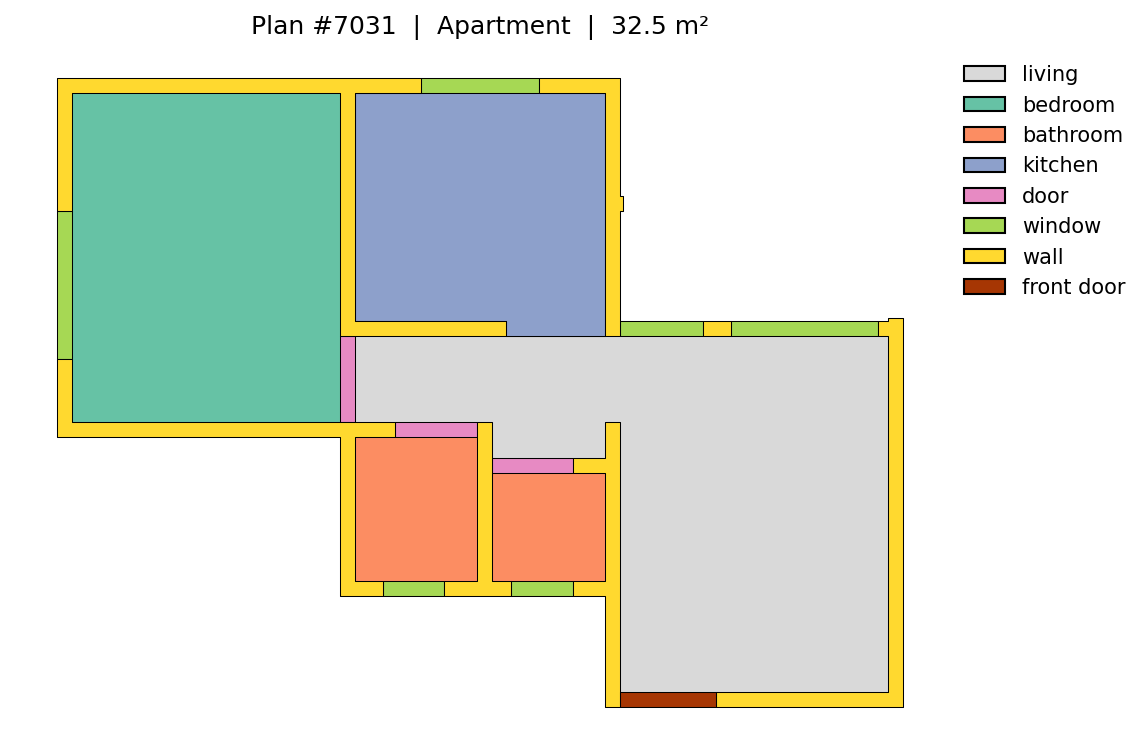
#> input picture furniture_placer/examples/plan_7031.png, 1148 x 753 px
$ python detect_plan.py examples/plan_7031.png
#> lines starting #> are read from the running program, lines starting #| are printed output that depends on the picture; after the words box and inside, x2 and y2 are one past the last pixel; in counts of white or black regions, pixels touching at a corner belong together
"""
detect_plan.py — detect walls, doors, windows, and furniture from a furnished floor plan image.

Furniture colors match show_furniture.py. Structural element colors match resplan_utils.py.

Usage:
    python detect_plan.py <image_path> [--show] [--min-wall INT] [--min-area INT] [--out-dir DIR]
"""

import argparse
import json
import os
import sys

import cv2
import numpy as np


# ---------------------------------------------------------------------------
# Color definitions
# ---------------------------------------------------------------------------

# Furniture: (name, hex, room) — canonical colors from show_furniture.py
FURNITURE_ITEMS = [
    ("bed",           "#ff00ff", "bedroom"),   # fuchsia
    ("bedside_table", "#00bfff", "bedroom"),   # deepskyblue
    ("wardrobe",      "#ffff00", "bedroom"),   # yellow
    ("sofa",          "#808000", "living"),    # olive
    ("coffee_table",  "#00fa9a", "living"),    # mediumspringgreen
    ("tv_unit",       "#dda0dd", "living"),    # plum
    ("counter",       "#00ffff", "kitchen"),   # aqua
    ("fridge",        "#7fff00", "kitchen"),   # chartreuse
    ("stove",         "#fa8072", "kitchen"),   # salmon
    ("kitchen_sink",  "#7f007f", "kitchen"),   # purple2
    ("dining_table",  "#ff1493", "dining"),    # deeppink
    ("dining_chair",  "#ffdead", "dining"),    # navajowhite
    ("toilet",        "#ff0000", "bathroom"),  # red
    ("bathroom_sink", "#4169e1", "bathroom"),  # royalblue
    ("shower",        "#2e8b57", "bathroom"),  # seagreen
    ("bathtub",       "#ff8c00", "bathroom"),  # darkorange
    ("shoe_rack",     "#696969", "hallway"),   # dimgray
    ("console",       "#0000ff", "hallway"),   # blue
]

# Structural elements: (name, hex) — from resplan_utils.py CATEGORY_COLORS
STRUCTURAL_ITEMS = [
    ("door",       "#e78ac3"),  # pink
    ("window",     "#a6d854"),  # lime
    ("front_door", "#a63603"),  # dark reddish-brown
]

# Per-color HSV tolerance overrides for dense hue clusters.
# Blues (aqua H=90, deepskyblue H=100, royalblue H=113, blue H=120) need tight H.
# Greens (chartreuse H=45, seagreen H=73, mediumspringgreen H=86) need tight H.
TOLERANCES = {
    "#00ffff": dict(h_tol=6),   # aqua
    "#00bfff": dict(h_tol=6),   # deepskyblue
    "#4169e1": dict(h_tol=6),   # royalblue
    "#0000ff": dict(h_tol=6),   # blue
    "#7fff00": dict(h_tol=6),   # chartreuse
    "#2e8b57": dict(h_tol=6),   # seagreen
    "#00fa9a": dict(h_tol=6),   # mediumspringgreen
    "#ff00ff": dict(h_tol=6),   # fuchsia
    "#7f007f": dict(h_tol=6),   # purple2
    "#dda0dd": dict(h_tol=6, s_tol=35),  # plum — low saturation
    "#808000": dict(h_tol=6, v_tol=40),  # olive — low value
    "#696969": dict(h_tol=0),   # dimgray — pure gray, handled via sat=0 path
}


# ---------------------------------------------------------------------------
# Color helpers
# ---------------------------------------------------------------------------

def hex_to_hsv(hex_color: str) -> tuple:
    h = hex_color.lstrip("#")
    r, g, b = int(h[0:2], 16), int(h[2:4], 16), int(h[4:6], 16)
    bgr = np.uint8([[[b, g, r]]])
    hsv = cv2.cvtColor(bgr, cv2.COLOR_BGR2HSV)[0][0]
    return int(hsv[0]), int(hsv[1]), int(hsv[2])


def hex_to_bgr(hex_color: str) -> tuple:
    h = hex_color.lstrip("#")
    r, g, b = int(h[0:2], 16), int(h[2:4], 16), int(h[4:6], 16)
    return (b, g, r)


def make_hsv_ranges(hex_color: str, h_tol: int = 10, s_tol: int = 60, v_tol: int = 60) -> list:
    """Return list of (lo, hi) np.array pairs for cv2.inRange, with hue-wraparound handling."""
    hue, sat, val = hex_to_hsv(hex_color)
    s_lo = max(0,   sat - s_tol)
    s_hi = min(255, sat + s_tol)
    v_lo = max(0,   val - v_tol)
    v_hi = min(255, val + v_tol)

    # Pure / near-gray: match by low saturation + value band, ignore hue
    if sat < 25:
        return [(np.array([0, 0, v_lo]), np.array([179, 40, v_hi]))]

    # Hue wraparound (red side, hue near 0)
    if hue - h_tol < 0:
        return [
            (np.array([0,               s_lo, v_lo]), np.array([hue + h_tol,      s_hi, v_hi])),
            (np.array([180 + hue - h_tol, s_lo, v_lo]), np.array([179,            s_hi, v_hi])),
        ]
    # Hue wraparound (red side, hue near 179)
    if hue + h_tol > 179:
        return [
            (np.array([hue - h_tol,      s_lo, v_lo]), np.array([179,             s_hi, v_hi])),
            (np.array([0,               s_lo, v_lo]), np.array([hue + h_tol - 180, s_hi, v_hi])),
        ]

    return [(np.array([hue - h_tol, s_lo, v_lo]), np.array([hue + h_tol, s_hi, v_hi]))]


def _build_configs(items_with_room, structural=False):
    configs = {}
    for entry in items_with_room:
        name, hex_color = entry[0], entry[1]
        tol = TOLERANCES.get(hex_color, {})
        cfg = {
            "hex": hex_color,
            "bgr": hex_to_bgr(hex_color),
            "ranges": make_hsv_ranges(hex_color, **tol),
        }
        if not structural:
            cfg["room"] = entry[2]
        configs[name] = cfg
    return configs


FURN_CONFIGS   = _build_configs(FURNITURE_ITEMS)
STRUCT_CONFIGS = _build_configs(STRUCTURAL_ITEMS, structural=True)


# ---------------------------------------------------------------------------
# Wall detection  (reused from extract.py)
# ---------------------------------------------------------------------------

def detect_walls(img: np.ndarray, min_length: int = 40) -> list:
    hsv = cv2.cvtColor(img, cv2.COLOR_BGR2HSV)

    # Mask out all colored regions so their dark borders don't bleed into wall detection
    colored_mask = np.zeros(img.shape[:2], dtype=np.uint8)
    for cfg in list(FURN_CONFIGS.values()) + list(STRUCT_CONFIGS.values()):
        for lo, hi in cfg["ranges"]:
            colored_mask |= cv2.inRange(hsv, lo, hi)
    colored_mask = cv2.dilate(
        colored_mask, cv2.getStructuringElement(cv2.MORPH_RECT, (12, 12))
    )

    gray = cv2.cvtColor(img, cv2.COLOR_BGR2GRAY)
    _, binary = cv2.threshold(gray, 0, 255, cv2.THRESH_BINARY_INV + cv2.THRESH_OTSU)
    binary[colored_mask > 0] = 0

    walls = []

    # Horizontal walls
    h_kernel = cv2.getStructuringElement(cv2.MORPH_RECT, (min_length, 1))
    for c in cv2.findContours(
        cv2.morphologyEx(binary, cv2.MORPH_OPEN, h_kernel),
        cv2.RETR_EXTERNAL, cv2.CHAIN_APPROX_SIMPLE
    )[0]:
        x, y, w, h = cv2.boundingRect(c)
        if w < min_length:
            continue
        walls.append({
            "orientation": "horizontal",
            "x1": x, "y1": y + h // 2, "x2": x + w, "y2": y + h // 2,
            "length_px": w, "thickness_px": h,
            "bbox": {"x": x, "y": y, "w": w, "h": h},
        })

    # Vertical walls
    v_kernel = cv2.getStructuringElement(cv2.MORPH_RECT, (1, min_length))
    for c in cv2.findContours(
        cv2.morphologyEx(binary, cv2.MORPH_OPEN, v_kernel),
        cv2.RETR_EXTERNAL, cv2.CHAIN_APPROX_SIMPLE
    )[0]:
        x, y, w, h = cv2.boundingRect(c)
        if h < min_length:
            continue
        walls.append({
            "orientation": "vertical",
            "x1": x + w // 2, "y1": y, "x2": x + w // 2, "y2": y + h,
            "length_px": h, "thickness_px": w,
            "bbox": {"x": x, "y": y, "w": w, "h": h},
        })

    for i, wall in enumerate(walls):
        wall["id"] = i
    return walls


# ---------------------------------------------------------------------------
# Colored-region detection (furniture + structural)
# ---------------------------------------------------------------------------

def _is_rectangular(contour: np.ndarray, threshold: float = 0.70) -> bool:
    rect = cv2.minAreaRect(contour)
    area = rect[1][0] * rect[1][1]
    return area > 0 and (cv2.contourArea(contour) / area) >= threshold


def detect_colored_items(img: np.ndarray, configs: dict, min_area: int = 200) -> dict:
    """Detect items by HSV color mask. Returns {name: [item, ...]}."""
    hsv = cv2.cvtColor(img, cv2.COLOR_BGR2HSV)
    kernel = cv2.getStructuringElement(cv2.MORPH_RECT, (5, 5))
    results = {}
    item_id = 0

    for name, cfg in configs.items():
        mask = np.zeros(hsv.shape[:2], dtype=np.uint8)
        for lo, hi in cfg["ranges"]:
            mask |= cv2.inRange(hsv, lo, hi)
        mask = cv2.morphologyEx(mask, cv2.MORPH_CLOSE, kernel, iterations=2)
        mask = cv2.morphologyEx(mask, cv2.MORPH_OPEN,  kernel, iterations=1)

        items = []
        for c in cv2.findContours(mask, cv2.RETR_EXTERNAL, cv2.CHAIN_APPROX_SIMPLE)[0]:
            area = cv2.contourArea(c)
            if area < min_area or not _is_rectangular(c):
                continue
            x, y, w, h = cv2.boundingRect(c)
            items.append({
                "id":       item_id,
                "bbox":     {"x": int(x), "y": int(y), "w": int(w), "h": int(h)},
                "center_x": int(x + w // 2),
                "center_y": int(y + h // 2),
                "area_px":  int(area),
            })
            item_id += 1

        if items:
            results[name] = items

    return results


# ---------------------------------------------------------------------------
# Visualization
# ---------------------------------------------------------------------------

def draw_detections(img: np.ndarray, walls: list, furniture: dict, structural: dict) -> np.ndarray:
    out = img.copy()

    # Walls — dark outline
    for wall in walls:
        b = wall["bbox"]
        cv2.rectangle(out, (b["x"], b["y"]), (b["x"] + b["w"], b["y"] + b["h"]), (40, 40, 40), 2)

    # Structural elements
    for name, items in structural.items():
        bgr = STRUCT_CONFIGS[name]["bgr"]
        for item in items:
            b = item["bbox"]
            cv2.rectangle(out, (b["x"], b["y"]), (b["x"] + b["w"], b["y"] + b["h"]), bgr, 2)
            cv2.putText(out, name, (b["x"] + 2, b["y"] + 11),
                        cv2.FONT_HERSHEY_SIMPLEX, 0.33, (0, 0, 0), 2, cv2.LINE_AA)
            cv2.putText(out, name, (b["x"] + 2, b["y"] + 11),
                        cv2.FONT_HERSHEY_SIMPLEX, 0.33, bgr, 1, cv2.LINE_AA)

    # Furniture
    for name, items in furniture.items():
        bgr  = FURN_CONFIGS[name]["bgr"]
        label = name.replace("_", " ")
        for item in items:
            b = item["bbox"]
            cv2.rectangle(out, (b["x"], b["y"]), (b["x"] + b["w"], b["y"] + b["h"]), bgr, 2)
            (tw, th), _ = cv2.getTextSize(label, cv2.FONT_HERSHEY_SIMPLEX, 0.32, 1)
            tx = b["x"] + max(0, (b["w"] - tw) // 2)
            ty = b["y"] + max(th, (b["h"] + th) // 2)
            # Black outline + colored text for legibility on any background
            cv2.putText(out, label, (tx, ty), cv2.FONT_HERSHEY_SIMPLEX, 0.32, (0, 0, 0), 2, cv2.LINE_AA)
            cv2.putText(out, label, (tx, ty), cv2.FONT_HERSHEY_SIMPLEX, 0.32, bgr,       1, cv2.LINE_AA)

    return out


# ---------------------------------------------------------------------------
# Main
# ---------------------------------------------------------------------------

def main():
    parser = argparse.ArgumentParser(description="Detect walls and furniture from a furnished floor plan image.")
    parser.add_argument("image")
    parser.add_argument("--show",     action="store_true", help="Display result in a window")
    parser.add_argument("--min-wall", type=int, default=40,  metavar="PX",  help="Min wall length (default 40)")
    parser.add_argument("--min-area", type=int, default=200, metavar="PX2", help="Min furniture area (default 200)")
    parser.add_argument("--out-dir",  default="output")
    args = parser.parse_args()

    if not os.path.isfile(args.image):
        print(f"Error: not found: {args.image}", file=sys.stderr); sys.exit(1)
    img = cv2.imread(args.image)
#> img is the input picture: shape (753, 1148, 3); mean B, G, R 214.5, 225.5, 220.6
    if img is None:
        print(f"Error: could not read: {args.image}", file=sys.stderr); sys.exit(2)

    h, w = img.shape[:2]
    print(f"Image: {w}×{h}  ({args.image})")
#| Image: 1148×753  (examples/plan_7031.png)

    print("Detecting walls...")
    walls = detect_walls(img, min_length=args.min_wall)
#> after the loop in detect_walls, `for cfg in list(FURN_CONFIGS.values()) + list(STRUCT_CONFIGS.values()):`:
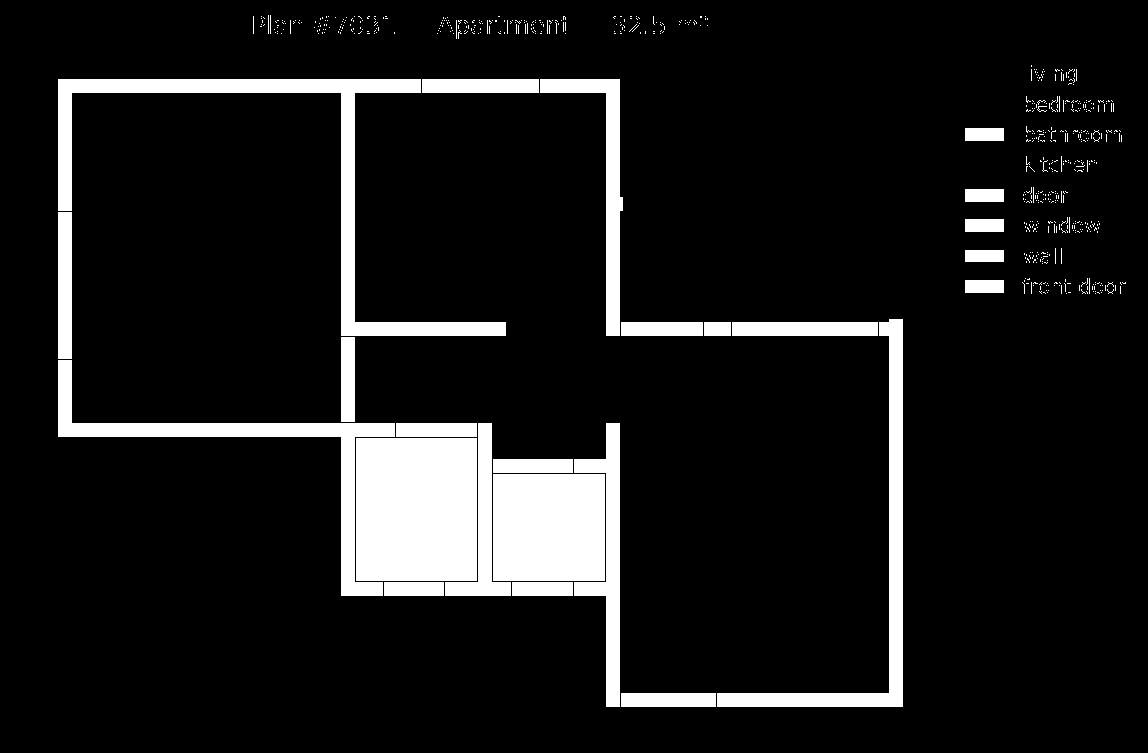
#> colored_mask: shape (753, 1148); 10.2% white; 646 white regions (621 under 20 px), largest, box (x1, y1, x2, y2) and area: (356, 438, 477, 581) 17303, (58, 79, 506, 336) 12250, (493, 474, 605, 581) 11984
#> in detect_walls, `binary[colored_mask > 0] = 0`:
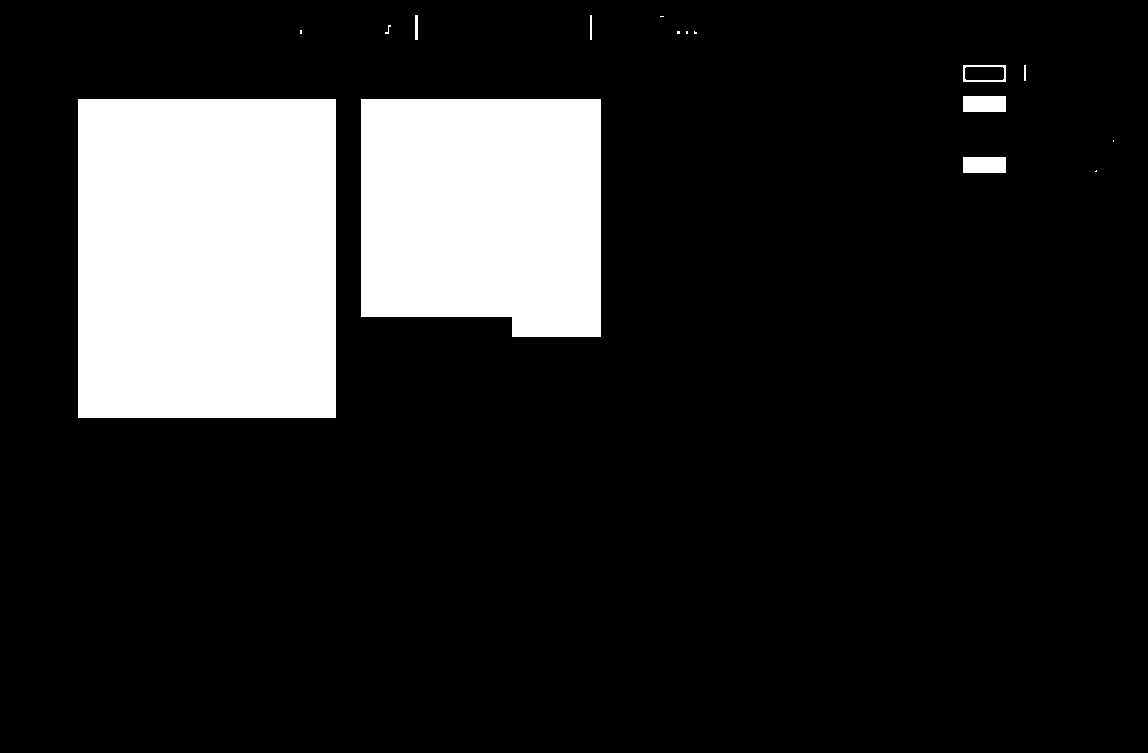
#> binary: shape (753, 1148); 16% white; 16 white regions (8 under 20 px), largest, box (x1, y1, x2, y2) and area: (78, 99, 336, 418) 82302, (361, 99, 601, 337) 54100, (963, 96, 1006, 112) 688
#> the loop in detect_walls, `for c in cv2.findContours( cv2.morphologyEx(binary, cv2.MORPH_OPEN, h_..` made 6 passes
#> (c, x, y, w, h) on passes 1, 3, 4: ([[964, 157], [964, 172], [1006, 172], [1006, 157]], 964, 157, 43, 16), ([[79, 99], [79, 417], [336, 417], [336, 99]], 79, 99, 258, 319), ([[964, 96], [964, 111], [1006, 111], [1006, 96]], 964, 96, 43, 16)
#> after the loop in detect_walls, `for c in cv2.findContours(`: walls = 6 items
#> the loop in detect_walls, `for c in cv2.findContours( cv2.morphologyEx(binary, cv2.MORPH_OPEN, v_..` made 2 passes
#> (x, y, w, h) on pass 1: (361, 100, 240, 238)
#> after the loop in detect_walls, `for c in cv2.findContours(`: walls = 8 items
#> the loop in detect_walls, `for i, wall in enumerate(walls):` made 8 passes
#> walls = 8 items
    print(f"  {len(walls)} walls  (H={sum(1 for x in walls if x['orientation']=='horizontal')}, "
          f"V={sum(1 for x in walls if x['orientation']=='vertical')})")
#|   8 walls  (H=6, V=2)

    print("Detecting structural elements...")
    structural = detect_colored_items(img, STRUCT_CONFIGS, min_area=args.min_area)
#> after the loop in detect_colored_items, `for name, cfg in configs.items():`: item_id = 13; results = 3 items
#> structural = 3 items
    for name, items in structural.items():
        print(f"  {len(items)} {name}(s)")
#> this loop made 3 passes
#> name on passes 1 to 3: 'door', 'window', 'front_door'
#> (printed output is left out)

    print("Detecting furniture...")
    furniture = detect_colored_items(img, FURN_CONFIGS, min_area=args.min_area)
#> furniture = 4 items
    for name, items in furniture.items():
        print(f"  {len(items)} {name}(s)")
#> this loop made 4 passes
#> (printed output is left out)

    os.makedirs(args.out_dir, exist_ok=True)

    # JSON output
    by_type = {name: len(items) for name, items in furniture.items()}
#> by_type = {'wardrobe': 2, 'stove': 3, 'bathtub': 2, 'shoe_rack': 15}
    result = {
        "image_path":  os.path.abspath(args.image),
        "image_size":  {"width": w, "height": h},
        "walls":       walls,
        "doors":       structural.get("door",       []),
        "windows":     structural.get("window",     []),
        "front_doors": structural.get("front_door", []),
        "furniture":   furniture,
        "summary": {
            "wall_count":        len(walls),
            "door_count":        len(structural.get("door",   [])),
            "window_count":      len(structural.get("window", [])),
            "furniture_count":   sum(len(v) for v in furniture.values()),
            "furniture_by_type": by_type,
        },
    }
    json_path = os.path.join(args.out_dir, "result.json")
    with open(json_path, "w") as f:
        json.dump(result, f, indent=2)
    print(f"\nJSON  → {json_path}")

    # Visualization
    vis = draw_detections(img, walls, furniture, structural)
#> the loop in draw_detections, `for wall in walls:` made 8 passes
#> b on passes 1 to 4: {'x': 964, 'y': 157, 'w': 43, 'h': 16}, {'x': 362, 'y': 99, 'w': 240, 'h': 238}, {'x': 79, 'y': 99, 'w': 258, 'h': 319}, {'x': 964, 'y': 96, 'w': 43, 'h': 16}
#> the loop in draw_detections, `for name, items in structural.items():` made 3 passes
#> (name, bgr) on passes 1 to 3: ('door', (195, 138, 231)), ('window', (84, 216, 166)), ('front_door', (3, 54, 166))
#> the loop in draw_detections, `for name, items in furniture.items():` made 4 passes
#> (name, bgr, label) on passes 1 to 4: ('wardrobe', (0, 255, 255), 'wardrobe'), ('stove', (114, 128, 250), 'stove'), ('bathtub', (0, 140, 255), 'bathtub'), ('shoe_rack', (105, 105, 105), 'shoe rack')
#> after the loop in draw_detections, `for name, items in furniture.items():`:
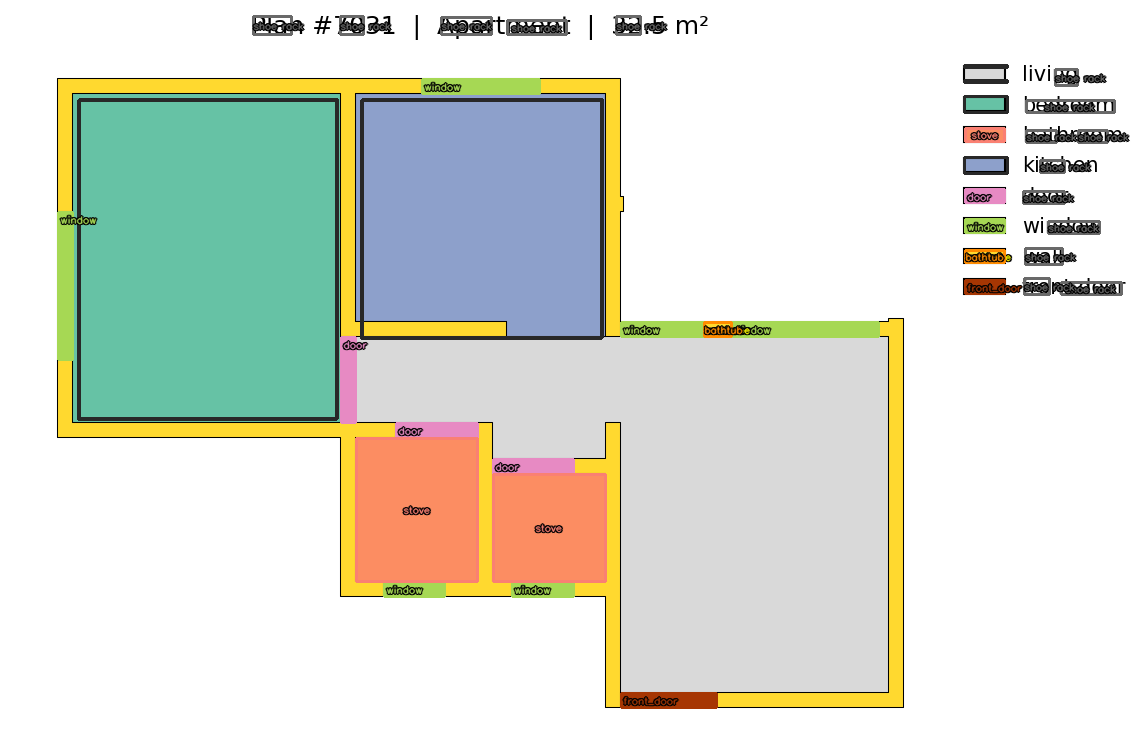
#> out: shape (753, 1148, 3); mean B, G, R 211.7, 222.6, 218.5
    stem    = os.path.splitext(os.path.basename(args.image))[0]
    vis_path = os.path.join(args.out_dir, f"{stem}_detected.png")
    cv2.imwrite(vis_path, vis)
    print(f"Image → {vis_path}")

    print(f"\nSummary: {len(walls)} walls | "
          f"{len(structural.get('door',[]))} doors | "
          f"{len(structural.get('window',[]))} windows | "
          f"{sum(len(v) for v in furniture.values())} furniture items")
#| Summary: 8 walls | 4 doors | 7 windows | 22 furniture items

    if args.show:
        scale = min(1.0, 1400 / w)
        preview = cv2.resize(vis, (int(w * scale), int(h * scale)))
        cv2.imshow("detect_plan", preview)
        cv2.waitKey(0)
        cv2.destroyAllWindows()


if __name__ == "__main__":
    main()
